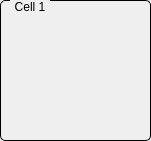
   <widget class="QGroupBox" name="groupBox">
    <property name="geometry">
     <rect>
      <x>10</x>
      <y>0</y>
      <width>151</width>
      <height>141</height>
     </rect>
    </property>
    <property name="styleSheet">
     <string notr="true">QGroupBox {
    border: 1px solid black;
    border-radius: 5px;
    margin-top: 0.5em;
}

QGroupBox::title {
    subcontrol-origin: margin;
    left: 10px;
    padding: 0 3px 0 3px;
}</string>
    </property>
    <property name="title">
     <string>Cell 1</string>
    </property>
    <widget class="QESimpleShape" name="qesimpleshape">
     <property name="geometry">
      <rect>
       <x>10</x>
       <y>30</y>
       <width>16</width>
       <height>16</height>
      </rect>
     </property>
     <property name="shape">
      <enum>QSimpleShape::circle</enum>
     </property>
     <property name="modulus">
      <number>2</number>
     </property>
     <property name="colour0" stdset="0">
      <color>
       <red>50</red>
       <green>20</green>
       <blue>20</blue>
      </color>
     </property>
     <property name="colour1" stdset="0">
      <color>
       <red>240</red>
       <green>5</green>
       <blue>5</blue>
      </color>
     </property>
     <property name="variable" stdset="0">
      <string>BOC$(cell)-CO-SB1:isInterlock</string>
     </property>
     <property name="variableSubstitutions" stdset="0">
      <string>cell=01</string>
     </property>
     <property name="displayAlarmStateOption" stdset="0">
      <enum>QE::Never</enum>
     </property>
    </widget>
    <widget class="QESubstitutedLabel" name="qesubstitutedlabel">
     <property name="geometry">
      <rect>
       <x>30</x>
       <y>30</y>
       <width>110</width>
       <height>17</height>
      </rect>
     </property>
     <property name="alignment">
      <set>Qt::AlignCenter</set>
     </property>
     <property name="labelText" stdset="0">
      <string>BOC$(cell)-CO-SB1</string>
     </property>
     <property name="textSubstitutions" stdset="0">
      <string>cell=01</string>
     </property>
    </widget>
    <widget class="QESubstitutedLabel" name="qesubstitutedlabel_2">
     <property name="geometry">
      <rect>
       <x>30</x>
       <y>50</y>
       <width>110</width>
       <height>17</height>
      </rect>
     </property>
     <property name="alignment">
      <set>Qt::AlignCenter</set>
     </property>
     <property name="labelText" stdset="0">
      <string>BOC$(cell)-CO-SB2</string>
     </property>
     <property name="textSubstitutions" stdset="0">
      <string>cell=01</string>
     </property>
    </widget>
    <widget class="QESimpleShape" name="qesimpleshape_2">
     <property name="geometry">
      <rect>
       <x>10</x>
       <y>50</y>
       <width>16</width>
       <height>16</height>
      </rect>
     </property>
     <property name="shape">
      <enum>QSimpleShape::circle</enum>
     </property>
     <property name="modulus">
      <number>2</number>
     </property>
     <property name="colour0" stdset="0">
      <color>
       <red>50</red>
       <green>20</green>
       <blue>20</blue>
      </color>
     </property>
     <property name="colour1" stdset="0">
      <color>
       <red>240</red>
       <green>5</green>
       <blue>5</blue>
      </color>
     </property>
     <property name="variable" stdset="0">
      <string>BOC$(cell)-CO-SB2:isInterlock</string>
     </property>
     <property name="variableSubstitutions" stdset="0">
      <string>cell=01</string>
     </property>
     <property name="displayAlarmStateOption" stdset="0">
      <enum>QE::Never</enum>
     </property>
    </widget>
    <widget class="QESubstitutedLabel" name="qesubstitutedlabel_3">
     <property name="geometry">
      <rect>
       <x>30</x>
       <y>70</y>
       <width>110</width>
       <height>17</height>
      </rect>
     </property>
     <property name="alignment">
      <set>Qt::AlignCenter</set>
     </property>
     <property name="labelText" stdset="0">
      <string>BOC$(cell)-CO-SB3</string>
     </property>
     <property name="textSubstitutions" stdset="0">
      <string>cell=01</string>
     </property>
    </widget>
    <widget class="QESimpleShape" name="qesimpleshape_3">
     <property name="geometry">
      <rect>
       <x>10</x>
       <y>70</y>
       <width>16</width>
       <height>16</height>
      </rect>
     </property>
     <property name="shape">
      <enum>QSimpleShape::circle</enum>
     </property>
     <property name="modulus">
      <number>2</number>
     </property>
     <property name="colour0" stdset="0">
      <color>
       <red>50</red>
       <green>20</green>
       <blue>20</blue>
      </color>
     </property>
     <property name="colour1" stdset="0">
      <color>
       <red>240</red>
       <green>5</green>
       <blue>5</blue>
      </color>
     </property>
     <property name="variable" stdset="0">
      <string>BOC$(cell)-CO-SB3:isInterlock</string>
     </property>
     <property name="variableSubstitutions" stdset="0">
      <string>cell=01</string>
     </property>
     <property name="displayAlarmStateOption" stdset="0">
      <enum>QE::Never</enum>
     </property>
    </widget>
    <widget class="QESubstitutedLabel" name="qesubstitutedlabel_4">
     <property name="geometry">
      <rect>
       <x>30</x>
       <y>90</y>
       <width>110</width>
       <height>17</height>
      </rect>
     </property>
     <property name="alignment">
      <set>Qt::AlignCenter</set>
     </property>
     <property name="labelText" stdset="0">
      <string>BOC$(cell)-CO-SB4</string>
     </property>
     <property name="textSubstitutions" stdset="0">
      <string>cell=01</string>
     </property>
    </widget>
    <widget class="QESimpleShape" name="qesimpleshape_4">
     <property name="geometry">
      <rect>
       <x>10</x>
       <y>90</y>
       <width>16</width>
       <height>16</height>
      </rect>
     </property>
     <property name="shape">
      <enum>QSimpleShape::circle</enum>
     </property>
     <property name="modulus">
      <number>2</number>
     </property>
     <property name="colour0" stdset="0">
      <color>
       <red>50</red>
       <green>20</green>
       <blue>20</blue>
      </color>
     </property>
     <property name="colour1" stdset="0">
      <color>
       <red>240</red>
       <green>5</green>
       <blue>5</blue>
      </color>
     </property>
     <property name="variable" stdset="0">
      <string>BOC$(cell)-CO-SB4:isInterlock</string>
     </property>
     <property name="variableSubstitutions" stdset="0">
      <string>cell=01</string>
     </property>
     <property name="displayAlarmStateOption" stdset="0">
      <enum>QE::Never</enum>
     </property>
    </widget>
    <widget class="QESubstitutedLabel" name="qesubstitutedlabel_5">
     <property name="geometry">
      <rect>
       <x>30</x>
       <y>110</y>
       <width>110</width>
       <height>17</height>
      </rect>
     </property>
     <property name="alignment">
      <set>Qt::AlignCenter</set>
     </property>
     <property name="labelText" stdset="0">
      <string>BOC$(cell)-CO-SB5</string>
     </property>
     <property name="textSubstitutions" stdset="0">
      <string>cell=01</string>
     </property>
    </widget>
    <widget class="QESimpleShape" name="qesimpleshape_5">
     <property name="geometry">
      <rect>
       <x>10</x>
       <y>110</y>
       <width>16</width>
       <height>16</height>
      </rect>
     </property>
     <property name="shape">
      <enum>QSimpleShape::circle</enum>
     </property>
     <property name="modulus">
      <number>2</number>
     </property>
     <property name="colour0" stdset="0">
      <color>
       <red>50</red>
       <green>20</green>
       <blue>20</blue>
      </color>
     </property>
     <property name="colour1" stdset="0">
      <color>
       <red>240</red>
       <green>5</green>
       <blue>5</blue>
      </color>
     </property>
     <property name="variable" stdset="0">
      <string>BOC$(cell)-CO-SB5:isInterlock</string>
     </property>
     <property name="variableSubstitutions" stdset="0">
      <string>cell=01</string>
     </property>
     <property name="displayAlarmStateOption" stdset="0">
      <enum>QE::Never</enum>
     </property>
    </widget>
   </widget>
